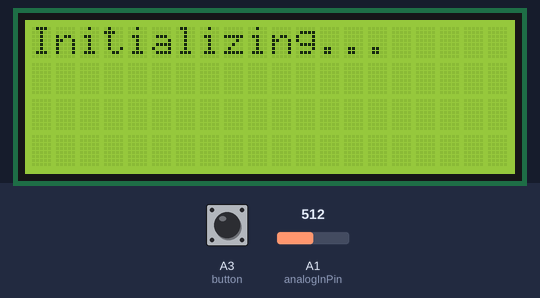
This sketch was run on a simulated Arduino Uno, built with avr-gcc and run on an emulated ATmega328P. Shown: 20×4 character LCD. The test bench sets the inputs (shaded band); at power-on: A3 (button) HIGH, A1 (analogInPin) = 512. What the sketch prints to the serial monitor is not drawn.

Above: at 1.2 s.
1.3 s: A3 (button) pulled LOW for 0.15 s
At 1.6 s:
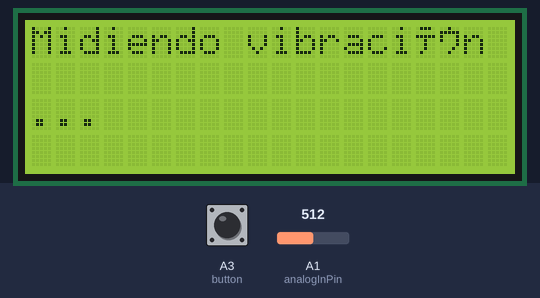
4.4 s: A1 (analogInPin) set to 540
At 5.3 s:
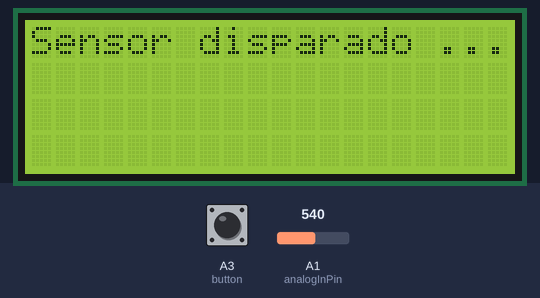
7.3 s: A1 (analogInPin) set to 416
At 7.71 s:
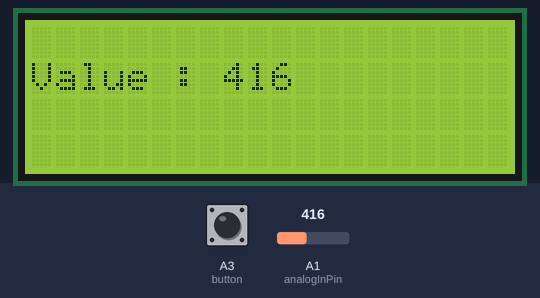
10.3 s: A1 (analogInPin) set to 385
At 10.78 s:
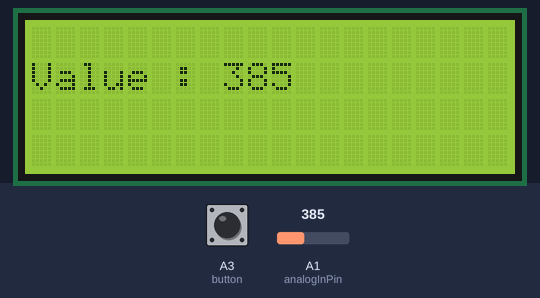
13.3 s: A1 (analogInPin) set to 105
At 13.84 s:
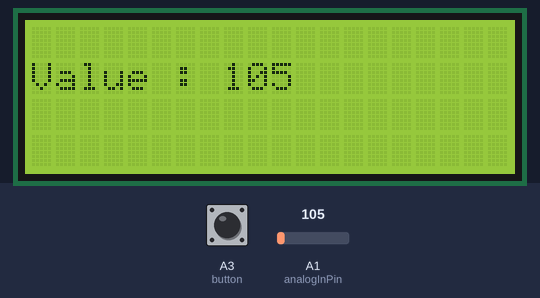
15.4 s: A1 (analogInPin) set to 93
At 15.89 s:
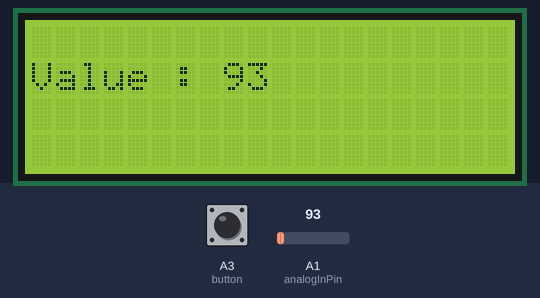
Timing chart, 0 to 18.4 s (numbered marks = the images above; inputs shaded):
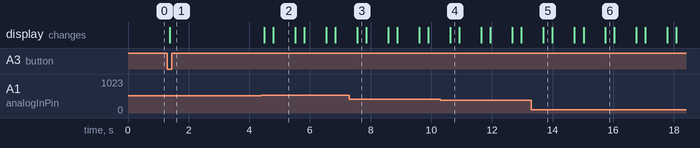

The sketch:

TFM_sismograf.ino
```cpp
/* SD section ---------------
 ** MOSI - pin 11
 ** MISO - pin 12
 ** CLK - pin 13
 ** CS - pin 4 (for MKRZero SD: SDCARD_SS_PIN)
 */
 #include <SPI.h>
#include <SD.h>

const int chipSelect = 4;
// Button section ---------------
#include <ezButton.h>
#define LOOP_STATE_STOPPED 0
#define LOOP_STATE_STARTED 1
ezButton button(A3);  // create ezButton object that attach to pin A3 botó blanc;
int loopState = LOOP_STATE_STOPPED;

// Sensor section ---------------
const int analogInPin = A1;  // Analog input pin that the geophone is attached to


int sensorValue = 0;  // value read from the pot
int outputValue = 0;  // value output to the PWM (analog out)
int llistaDeValors[100]; //freq 1k - 1s /1000    10m/s entre mostres hi ha 0.1s

// LCD section ----------
#include <LiquidCrystal_I2C.h>
LiquidCrystal_I2C lcd(0x27,20,4);

//TODO -----------------------------------------------------
//1 llindar de valors quan supera 520 o 505 comença a guardar dades al array,
bool triggerActivated = false;
// cada 1 milisegon , guarda el valor de sensorValue al array pasar de millis() a micros() ✅
// quan l'array està ple

// Interruptions section ---------------
unsigned long previousMicros = 0;  // Almacena el tiempo anterior
const unsigned long interval = 500000; // Intervalo de tiempo en milisegundos (1 segundo = 1,000,000 micros) UTILITZAR FUNCIÓ MICROS //freq 1k - 1s /1000    10m/s entre mostres hi ha 0.1s

void saveData(unsigned long currentMicros, int sensorValue) {
  //ejecutar código para guardar archivo o variables en la SD memória
//  Serial.println("\n se ha ejecutado savedata");
//  Serial.println(currentMillis);
  lcd.clear();
  lcd.setCursor(0,1);
  lcd.print("Value : " + (String) sensorValue);

  // guardar valors al array, al final de la presa de mostres s'envia a SD
}

void setup() {

  Serial.begin(9600);  // initialize serial communications at 9600 bps:
  button.setDebounceTime(50); // set debounce time to 50 milliseconds
  lcd.init();
  lcd.backlight();
  lcd.setCursor(0,0);
  lcd.print("Initializing...");

}

void loop() {
  button.loop(); // call the loop() function first

  //boton On/Off programa
  if (button.isPressed()) {
    if (loopState == LOOP_STATE_STOPPED)
      loopState = LOOP_STATE_STARTED;
    else
      loopState = LOOP_STATE_STOPPED; // podria añadir que se reinicie el trigger
  }
  // 🧧 quan esà ple array -> arxiu sd------------------------------------------------------
  if (loopState == LOOP_STATE_STARTED) {
    sensorValue = analogRead(analogInPin);
    lcd.clear();
    lcd.setCursor(0, 0);
    lcd.print("Midiendo vibración ...");

    if (sensorValue != 0 && (sensorValue > 530 || sensorValue < 490)) {
      if (!triggerActivated) {
        //activo el trigger 🔻
        triggerActivated = true;
        Serial.println("Se ha disparado el medidor debido a que el valor del sensor es : " + (String) sensorValue );
        //espero X segundos y apago el trigger ?🕗
      }
    }

    // en vez de un if un while? 🧀
    if (triggerActivated) {

      lcd.clear();
      lcd.setCursor(0, 0);
      lcd.print("Sensor disparado ...");
      unsigned long currentMicros = micros();  // Obtiene el tiempo actual

      if (currentMicros - previousMicros >= interval) {
        // Si ha pasado el intervalo de tiempo deseado
        previousMicros = currentMicros;  // Guarda el tiempo actual como el tiempo anterior
        saveData(currentMicros, sensorValue);
      }


      //Código principal sensor----------
      sensorValue = analogRead(analogInPin); // read the analog in value: EL IMPORTANT ES AQUEST

      outputValue = map(sensorValue, 0, 1023, 0, 255); // map it to the range of the analog out: NO SIRVE PARA NADA , PERO AYUDA A LA GRAFICA


      // print the results to the Serial Monitor:
      Serial.print("sensor = ");
      Serial.print(sensorValue);
      Serial.print("\t output = ");
      Serial.println(outputValue);

      // wait 2 milliseconds before the next loop for the analog-to-digital
      // converter to settle after the last reading:
      delay(2);
    }
  }

}
```

Measured:
- after the input at 1.3 s, the display: changes after 0.08 s (image 1)
- after the input at 4.4 s, the display: first changes after 0.09 s (image 2 shows a later state)
- what the display in image 2 shows lasts 0.7 s, from 4.8 s to 5.5 s
